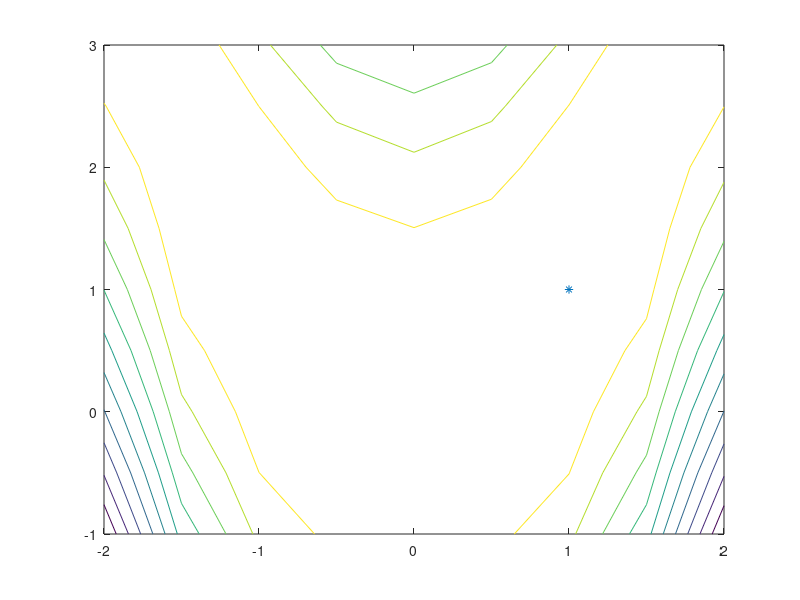

Here is the MATLAB script that generated this plot: (Note: this script raises an error after producing the figure.)
clear all
close all
clc
expModes = {'const', 'decay', 'softmax', 'softmaxDecay', 'softmaxAdaptiveExp', 'softmaxAdaptiveLin'};
exploration.epsConst=0.1;
exploration.decayepsMax=0.5;
exploration.decayepsMin=0.01;
exploration.tempConst=100;
exploration.tempMin=500;
exploration.tempMax=10000;
exploration.biasMin=0.05;
exploration.biasMax=1;


params = [0.1, 0.5, 1, 1];
Qinit= 200;
myMode=6;
useD=1;

alpha=0.1;
numEpochs=100;
numRuns=20;


exploration.mode = expModes{myMode};
x1min=-2;
x1max=2;
x2min=-1;
x2max=3;

var1choices=9;
var2choices=9;

var1=linspace(x1min, x1max,var1choices);
var2=linspace(x2min, x2max,var2choices);

%func=@(x1,x2) 100-((x1-5).^2+(x2-5).^2);
func=@(x1,x2) 1000-((1-x1).^2+100*(x2-x1.^2).^2);
[Var1,Var2]=meshgrid(var1,var2);
%funcv=((Var1-5).^2+(Var2-5).^2);
funcv=1000-((1-Var1).^2+100*(Var2-Var1.^2).^2);
contour(Var1,Var2,funcv)
hold on
maxG=0;
for r=1:numRuns
loc_agent=plot(1,1, '*');
agents=create_agents(var1choices,var2choices, Qinit);
for e=1:numEpochs
   exploration.completion=e/numEpochs;
   actions=choose_actions(agents,exploration);
   action_hist(r,e,:)=actions;
   x1=var1(actions(1));
   x2=var2(actions(2));
   
   set(loc_agent, 'Xdata',x1, 'Ydata',x2)
   drawnow
   %pause(0.01)
   
   rewards=compute_rewards(useD,x1,x2,var1,var2, func);
   reward_hist(e,:)=rewards;
   G(r,e)=func(x1,x2);
   agents=update_values(agents,rewards,actions,alpha);
end
if G(r,e)>maxG
    maxG=G(r,e);
    bestactions=actions;
end
end
figure
plot(mean(G))
errorbar(mean(G),std(G))
bestruns=find(action_hist(:,numEpochs,1)==bestactions(1) & action_hist(:,numEpochs,2)==bestactions(2));
numbest=length(bestruns);
